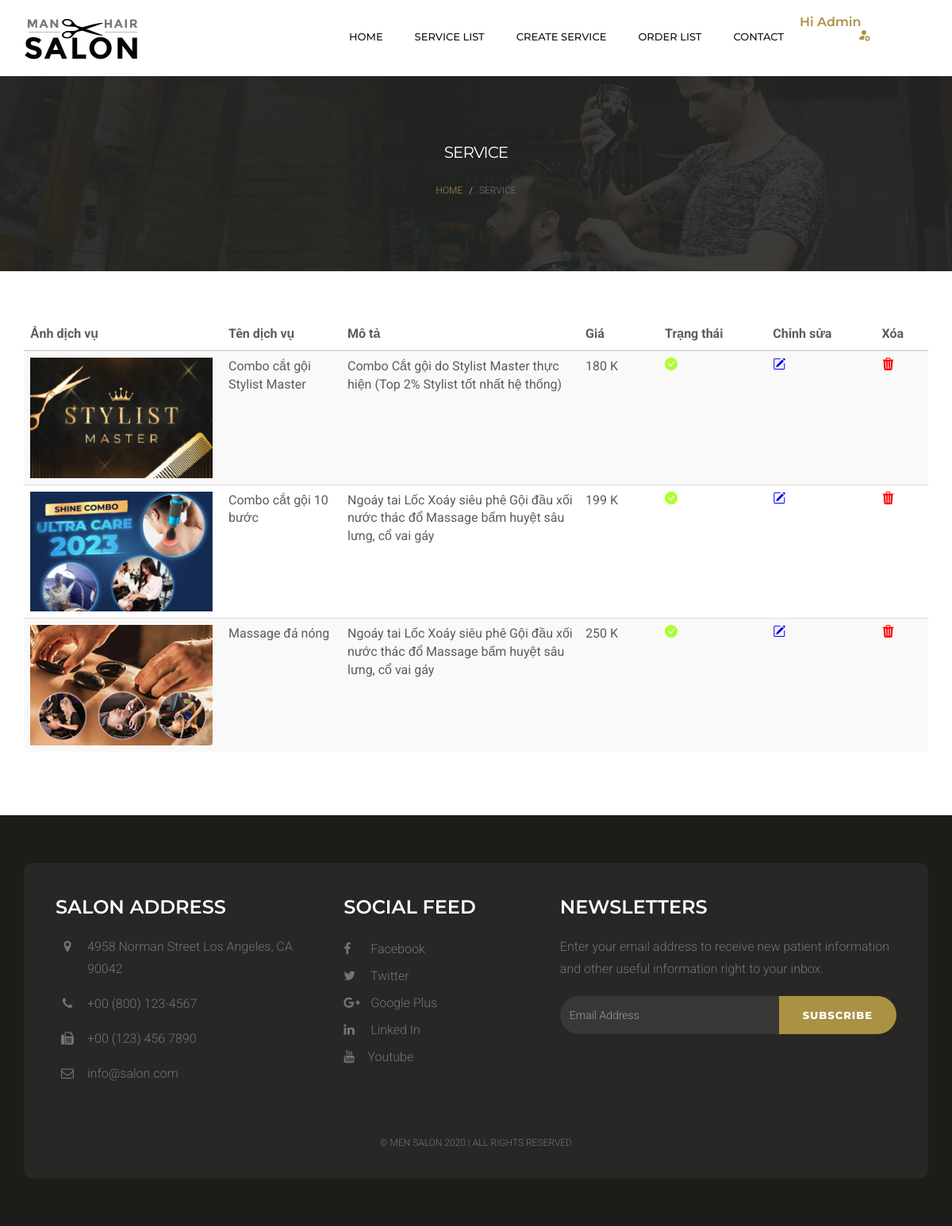
/admin/all-product.php, run on the app's committed database.
### tables this page shows
CREATE TABLE `service` (
  `id` int(10) NOT NULL,
  `name` varchar(30) NOT NULL,
  `image` varchar(255) DEFAULT NULL,
  `content` varchar(255) DEFAULT NULL,
  `price` float DEFAULT NULL,
  `is_available` int(1) DEFAULT NULL
);

### admin/all-product.php (the view, shortened to what this page needs)
<?php
require_once('../model/connect.php');
?>
<!DOCTYPE html>
<html lang="en">
<head>
    <link href="../css/bootstrap.min.css" rel="stylesheet">
    <link rel="stylesheet" href="https://cdn.jsdelivr.net/npm/bootstrap-icons@1.10.5/font/bootstrap-icons.css">
    <link href="../css/font-awesome.min.css" rel="stylesheet">
    <link href="../css/style.css" rel="stylesheet">
</head>
<body>
    <div class="header">
        <div class="container">
            <div class="row">
                <div class="col-lg-4 col-md-4 col-sm-12 col-xs-12">
                    <a href="../index.php"><img src="../images/logo.png" alt=""></a>
                </div>
                <div class="col-lg-8 col-md-4 col-sm-12 col-xs-12">
                    <div class="navigation">
                        <div id="navigation">
                            <ul>
                                <li class="active"><a href="../index.php" title="Home">Home</a></li>
                                <li ><a href="all-product.php" title="Service List">Service List</a>
                                </li>
                                <li ><a href="form.php" title="Blog ">Create Service</a>
                                </li>
                                <li><a href="order-list.php" title="Features">Order List</a>
                                </li>
                                <li><a href="contact.html" title="Contact Us">Contact</a> </li>
                                <a style="font-weight: 600;" href=""> Hi Admin <br> <center><i class="bi bi-person-fill-gear"></i></center>  </a>
                            </ul>
                        </div>
                    </div>
                </div>
            </div>
        </div>
    </div>
    <div class="page-header">
        <div class="container">
            <div class="row">
                <div class="col-lg-12 col-md-12 col-sm-12 col-xs-12">
                    <div class="page-caption">
                        <h2 class="page-title">Service </h2>
                        <div class="page-breadcrumb">
                            <ol class="breadcrumb">
                                <li><a href="index.php">Home</a></li>
                                <li class="active">service </li>
                            </ol>
                        </div>
                    </div>
                </div>
            </div>
        </div>
    </div>
    <div class="content">
        <div class="container">
            <table class="table table-striped">
                <thead>
                    <tr>
                        <th scope="col">Ảnh dịch vụ</th>
                        <th scope="col">Tên dịch vụ</th>
                        <th scope="col">Mô tả</th>
                        <th scope="col">Giá</th>
                        <th scope="col">Trạng thái</th>
                        <th scope="col">Chỉnh sửa</th>
                        <th scope="col">Xóa</th>
                    </tr>
                </thead>
                <tbody>
                    <?php
                        $sql = "SELECT * FROM service";
                        $result = mysqli_query($conn,$sql);
                        while($kq = mysqli_fetch_assoc($result)){
                    ?>
                        <tr>
                            <td style="width: 250px;"><img src="../upload/<?php echo $kq['image']; ?>" width =" 230px;" alt=""></td>
                            <td style="width: 150px;"> <?php echo $kq['name']; ?></td>
                            <td style="width: 300px;"> <?php echo $kq['content']; ?></td>
                            <td style="width: 100px;"> <?php echo $kq['price']; ?> K</td>
                            <?php
                                if($kq['is_available']==1){
                                ?>
                                <td><i style="color: greenyellow;" class="bi bi-check-circle-fill"></i></td>
                                <?php } else { ?>
                                    <td><i style="color: red;" class="bi bi-x-circle-fill"></i></td>
                            <?php } ?>
                            <td><a onclick="return confirm('Bạn có chắc chắn muốn cập nhật dịch vụ này không')" href="update-service.php?id=<?php echo $kq['id'] ?>"> <i style="color: blue;" class="bi bi-pencil-square"></i></a></td>
                            <td><a onclick="return confirm('Bạn có chắc chắn muốn xóa dịch vụ này không')" href="delete-service.php?id=<?php echo $kq['id'] ?>"> <i style="color: red;" class="bi bi-trash3-fill"></i></a></td>
                        </tr>
                    <?php } ?>
                </tbody>
            </table>
        </div>
    </div>
    <div class="footer">
        <div class="container">
            <div class="footer-block">
                <div class="row">
                    <div class="col-lg-4 col-md-4 col-sm-6 col-xs-12">
                        <div class="footer-widget">
                            <h2 class="widget-title">Salon Address</h2>
                            <ul class="listnone contact">
                                <li><i class="fa fa-map-marker"></i> 4958 Norman Street Los Angeles, CA 90042 </li>
                                <li><i class="fa fa-phone"></i> +00 (800) 123-4567</li>
                                <li><i class="fa fa-fax"></i> +00 (123) 456 7890</li>
                                <li><i class="fa fa-envelope-o"></i> info@salon.com</li>
                            </ul>
                        </div>
                    </div>
                    <div class="col-lg-3 col-md-3 col-sm-6 col-xs-12">
                        <div class="footer-widget footer-social">
                            <h2 class="widget-title">Social Feed</h2>
                            <ul class="listnone">
                                <li>
                                    <a href="#"> <i class="fa fa-facebook"></i> Facebook </a>
                                </li>
                                <li><a href="#"><i class="fa fa-twitter"></i> Twitter</a></li>
                                <li><a href="#"><i class="fa fa-google-plus"></i> Google Plus</a></li>
                                <li><a href="#"><i class="fa fa-linkedin"></i> Linked In</a></li>
                                <li>
                                    <a href="#"> <i class="fa fa-youtube"></i>Youtube</a>
                                </li>
                            </ul>
                        </div>
                    </div>
                    <div class="col-lg-5 col-md-5 col-sm-12 col-xs-12">
                        <div class="footer-widget widget-newsletter">
                            <h2 class="widget-title">Newsletters</h2>
                            <p>Enter your email address to receive new patient information and other useful information right to your inbox.</p>
                            <div class="input-group">
                                <input type="text" class="form-control" placeholder="Email Address">
                                <span class="input-group-btn">
                                    <button class="btn btn-default" type="button">Subscribe</button>
                                </span>
                            </div>
                        </div>
                    </div>
                </div>
                <div class="tiny-footer">
                    <div class="row">
                        <div class="col-lg-12 col-md-12 col-sm-12 col-xs-12">
                            <div class="copyright-content">
                                <p>© Men Salon 2020 | all rights reserved</p>
                            </div>
                        </div>
                    </div>
                </div>
            </div>
        </div>
    </div>
</body>
</html>

### data on the page
service: image (picture), name "Combo cắt gội Stylist Master", content "Combo Cắt gội do Stylist Master thực hiện (Top 2% Stylist tốt nhất hệ thống)", price "180", is_available 1 (drawn)
service: image (picture), name "Combo cắt gội 10 bước", content "Ngoáy tai Lốc Xoáy siêu phê Gội đầu xối nước thác đổ Massage bấm huyệt sâu lưng, cổ vai gáy", price "199", is_available 1 (drawn)
service: image (picture), name "Massage đá nóng", content "Ngoáy tai Lốc Xoáy siêu phê Gội đầu xối nước thác đổ Massage bấm huyệt sâu lưng, cổ vai gáy", price "250", is_available 1 (drawn)
